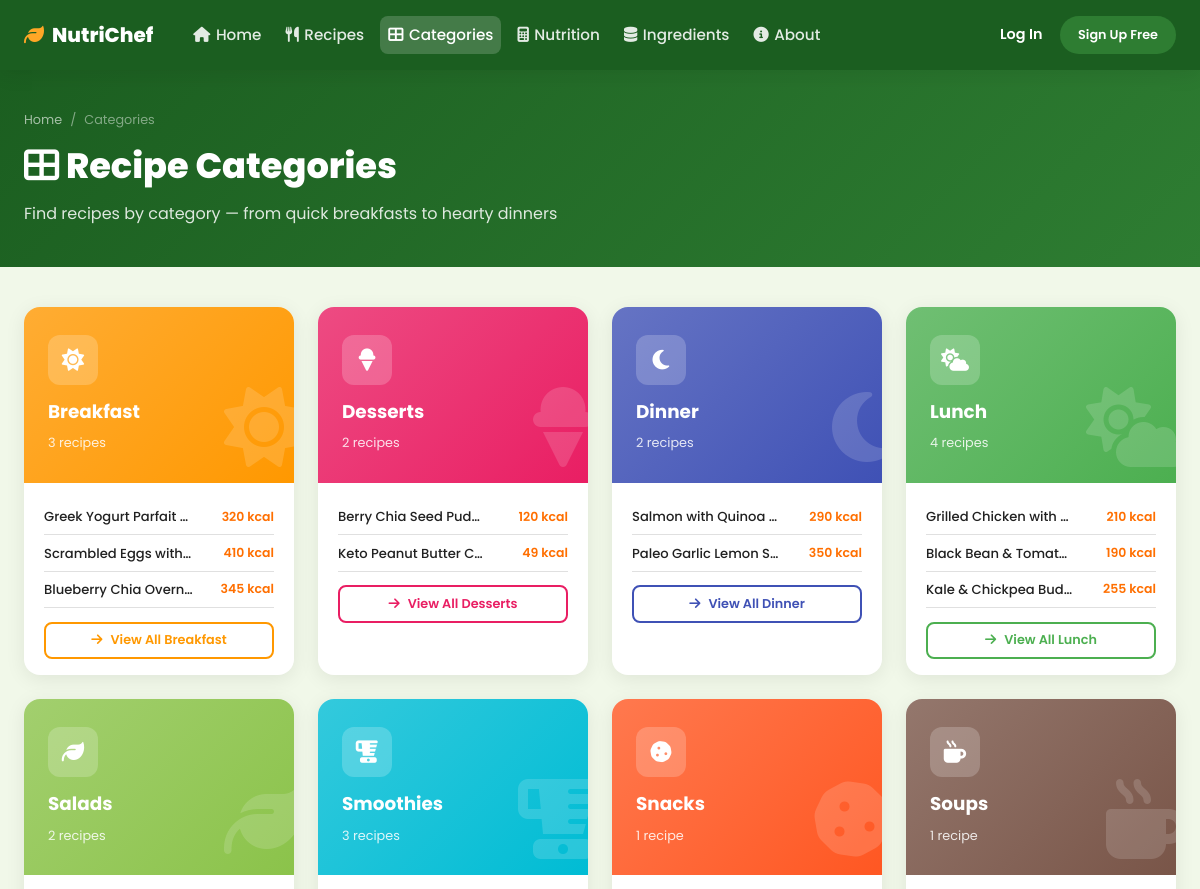
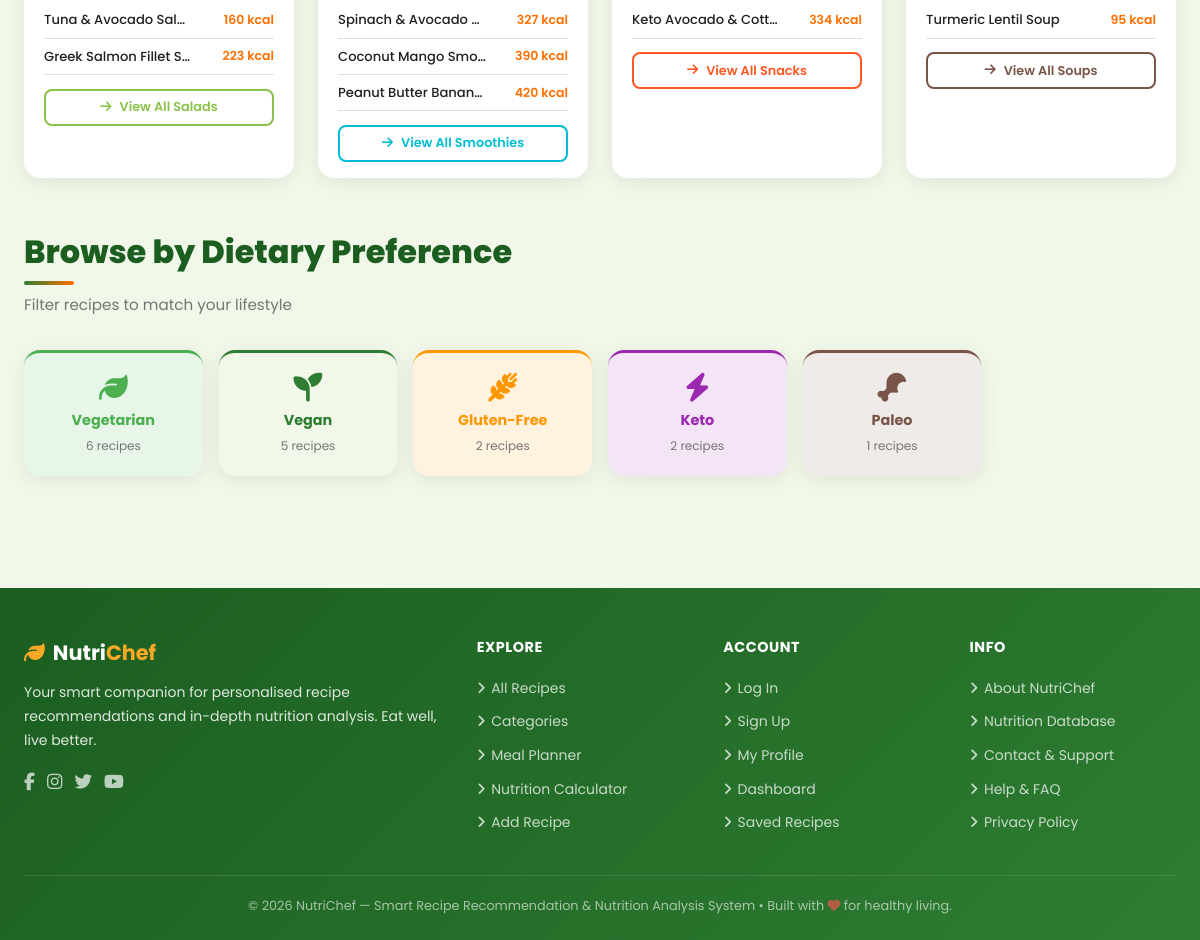
Page /pages/categories.php on the committed database (2 pictures, top to bottom).
### tables this page shows
CREATE TABLE `categories` (
  `category_id` int(11) NOT NULL,
  `category_name` varchar(50) NOT NULL,
  `icon` varchar(50) DEFAULT 'fa-utensils',
  `color_hex` varchar(7) DEFAULT '#4CAF50'
);

CREATE TABLE `recipes` (
  `recipe_id` int(11) NOT NULL,
  `title` varchar(150) NOT NULL,
  `description` text DEFAULT NULL,
  `category_id` int(11) DEFAULT NULL,
  `user_id` int(11) DEFAULT NULL,
  `prep_time_min` int(11) DEFAULT 0,
  `cook_time_min` int(11) DEFAULT 0,
  `servings` int(11) DEFAULT 1,
  `difficulty` enum('Easy','Medium','Hard') DEFAULT 'Medium',
  `dietary_type` enum('None','Vegetarian','Vegan','Gluten-Free','Keto','Paleo') DEFAULT 'None',
  `image_url` varchar(255) DEFAULT 'default_recipe.jpg',
  `instructions` text NOT NULL,
  `is_featured` tinyint(1) DEFAULT 0,
  `total_calories` decimal(8,2) DEFAULT 0.00,
  `total_protein` decimal(8,2) DEFAULT 0.00,
  `total_carbs` decimal(8,2) DEFAULT 0.00,
  `total_fat` decimal(8,2) DEFAULT 0.00,
  `total_fiber` decimal(8,2) DEFAULT 0.00,
  `view_count` int(11) DEFAULT 0,
  `rating_avg` decimal(3,2) DEFAULT 0.00,
  `created_at` timestamp NOT NULL DEFAULT current_timestamp()
);

### includes/functions.php (called while the page is built, shortened)
<?php
function getCategories(): array {
    $pdo = getDB();
    $stmt = $pdo->query("SELECT *, (SELECT COUNT(*) FROM recipes WHERE category_id = categories.category_id) AS recipe_count FROM categories ORDER BY category_name");
    return $stmt->fetchAll();
}

### pages/categories.php (the view, shortened to what this page needs)
<?php
require_once __DIR__ . '/../includes/functions.php';
$categories = getCategories();
include __DIR__ . '/../includes/header.php';
?>
<div class="page-header">
  <div class="container">
    <nav class="breadcrumb"><a href="<?= SITE_URL ?>">Home</a><span>/</span><span>Categories</span></nav>
    <h1><i class="fas fa-th-large"></i> Recipe Categories</h1>
    <p>Find recipes by category — from quick breakfasts to hearty dinners</p>
  </div>
</div>
<div class="container" style="padding-bottom:3rem">
  <div style="display:grid;grid-template-columns:repeat(auto-fill,minmax(240px,1fr));gap:1.5rem">
    <?php foreach ($categories as $cat):
      $stmt = $pdo->prepare("SELECT recipe_id, title, total_calories, servings FROM recipes WHERE category_id=? LIMIT 3");
      $stmt->execute([$cat['category_id']]);
      $previewRecipes = $stmt->fetchAll();
    ?>
      <div class="card" style="overflow:hidden;transition:transform var(--transition),box-shadow var(--transition)">
        <div style="background:linear-gradient(135deg,<?= htmlspecialchars($cat['color_hex']) ?>cc,<?= htmlspecialchars($cat['color_hex']) ?>);
                    padding:1.75rem 1.5rem;color:#fff;position:relative;overflow:hidden">
          <div style="position:absolute;right:-10px;bottom:-10px;font-size:5rem;opacity:.15">
            <i class="fas <?= htmlspecialchars($cat['icon']) ?>"></i>
          </div>
          <div style="position:relative;z-index:1">
            <div style="width:50px;height:50px;background:rgba(255,255,255,.2);border-radius:12px;
                        display:flex;align-items:center;justify-content:center;font-size:1.4rem;margin-bottom:.75rem">
              <i class="fas <?= htmlspecialchars($cat['icon']) ?>"></i>
            </div>
            <h3 style="font-size:1.15rem;font-weight:700;margin-bottom:.2rem"><?= htmlspecialchars($cat['category_name']) ?></h3>
            <span style="font-size:.8rem;opacity:.85"><?= (int)$cat['recipe_count'] ?> recipe<?= $cat['recipe_count']!=1?'s':'' ?></span>
          </div>
        </div>
        <div style="padding:1rem 1.25rem">
          <?php if (empty($previewRecipes)): ?>
            <p class="text-muted" style="font-size:.82rem;text-align:center;padding:.5rem 0">No recipes yet in this category.</p>
          <?php else: ?>
            <?php foreach ($previewRecipes as $r): ?>
              <a href="recipe_detail.php?id=<?= $r['recipe_id'] ?>"
                 style="display:flex;justify-content:space-between;align-items:center;padding:.45rem 0;
                        border-bottom:1px solid var(--border);text-decoration:none;color:var(--text);
                        font-size:.82rem;transition:color var(--transition)">
                <span style="font-weight:500;overflow:hidden;text-overflow:ellipsis;white-space:nowrap;max-width:65%"><?= htmlspecialchars($r['title']) ?></span>
                <span style="color:var(--secondary);font-weight:600;font-size:.78rem;flex-shrink:0"><?= round((float)$r['total_calories'] / max(1,(int)$r['servings'])) ?> kcal</span>
              </a>
            <?php endforeach; ?>
          <?php endif; ?>
          <div style="margin-top:.85rem">
            <a href="recipes.php?category=<?= $cat['category_id'] ?>" class="btn cat-card-btn btn-sm btn-block"
               style="--cat-color: <?= htmlspecialchars($cat['color_hex']) ?>;">
              <i class="fas fa-arrow-right"></i> View All <?= htmlspecialchars($cat['category_name']) ?>
            </a>
          </div>
        </div>
      </div>
    <?php endforeach; ?>
  </div>
  <div style="margin-top:3rem">
    <div class="section-heading"><h2>Browse by Dietary Preference</h2><p>Filter recipes to match your lifestyle</p></div>
    <div style="display:grid;grid-template-columns:repeat(auto-fill,minmax(160px,1fr));gap:1rem">
      <?php
        $diets = [
          ['label'=>'Vegetarian','icon'=>'fa-leaf','color'=>'#4CAF50','bg'=>'#E8F5E9'],
          ['label'=>'Vegan','icon'=>'fa-seedling','color'=>'#2E7D32','bg'=>'#F1F8E9'],
          ['label'=>'Gluten-Free','icon'=>'fa-wheat-alt','color'=>'#FF9800','bg'=>'#FFF3E0'],
          ['label'=>'Keto','icon'=>'fa-bolt','color'=>'#9C27B0','bg'=>'#F3E5F5'],
          ['label'=>'Paleo','icon'=>'fa-drumstick-bite','color'=>'#795548','bg'=>'#EFEBE9'],
        ];
        foreach ($diets as $d):
          $cnt = $pdo->prepare("SELECT COUNT(*) FROM recipes WHERE dietary_type=?");
          $cnt->execute([$d['label']]);
          $count = $cnt->fetchColumn();
      ?>
        <a href="recipes.php?diet=<?= urlencode($d['label']) ?>" class="card"
           style="padding:1.25rem;text-align:center;background:<?= $d['bg'] ?>;border-top:3px solid <?= $d['color'] ?>;text-decoration:none">
          <i class="fas <?= $d['icon'] ?>" style="font-size:1.8rem;color:<?= $d['color'] ?>;margin-bottom:.5rem;display:block"></i>
          <div style="font-weight:700;color:<?= $d['color'] ?>;font-size:.9rem"><?= $d['label'] ?></div>
          <div style="font-size:.75rem;color:var(--text-muted);margin-top:.25rem"><?= $count ?> recipes</div>
        </a>
      <?php endforeach; ?>
    </div>
  </div>
</div>
<?php include __DIR__ . '/../includes/footer.php'; ?>

### css/style.css (style rules this page uses)
:root { --primary: #2E7D32; --primary-light: #4CAF50; --primary-dark: #1B5E20; --secondary: #FF6F00; --secondary-light:#FFA726; --accent: #00838F; --danger: #C62828; --warning: #F9A825; --bg: #F1F8E9; --bg-card: #FFFFFF; --text: #212121; --text-muted: #757575; --border: #E0E0E0; --shadow: 0 4px 20px rgba(0,0,0,.08); --shadow-hover: 0 8px 32px rgba(0,0,0,.16); --radius: 16px; --radius-sm: 8px; --transition: 0.28s cubic-bezier(.4,0,.2,1); --font: 'Poppins', sans-serif; }
*, *::before, *::after { box-sizing: border-box; margin: 0; padding: 0; }
html { scroll-behavior: smooth; font-size: 16px; }
body { font-family: var(--font); background: var(--bg); color: var(--text); line-height: 1.6; min-height: 100vh; }
a { color: var(--primary); text-decoration: none; transition: color var(--transition); }
.container { max-width: 1200px; margin: 0 auto; padding: 0 1.5rem; }
.btn { display: inline-flex; align-items: center; gap: .5rem; padding: .65rem 1.5rem; border-radius: 50px; font-family: var(--font); font-size: .9rem; font-weight: 600; cursor: pointer; border: 2px solid transparent; transition: all var(--transition); text-decoration: none; }
.btn-sm { padding: .4rem 1rem; font-size: .8rem; }
.btn-block { width: 100%; justify-content: center; border-radius: var(--radius-sm); }
.card { background: var(--bg-card); border-radius: var(--radius); box-shadow: var(--shadow); overflow: hidden; transition: transform var(--transition), box-shadow var(--transition); }
.section-heading { margin-bottom: 2rem; }
.section-heading h2 { font-size: clamp(1.5rem, 3vw, 2rem); font-weight: 800; color: var(--primary-dark); position: relative; padding-bottom: .5rem; }
.section-heading h2::after { content: ''; position: absolute; bottom: 0; left: 0; width: 50px; height: 4px; background: linear-gradient(90deg, var(--primary), var(--secondary)); border-radius: 2px; }
.section-heading p { color: var(--text-muted); margin-top: .5rem; font-size: .95rem; }
.page-header { background: linear-gradient(135deg, var(--primary-dark), var(--primary)); color: #fff; padding: 2.5rem 0; margin-bottom: 2.5rem; }
.page-header h1 { font-size: clamp(1.5rem, 3vw, 2.2rem); font-weight: 800; }
.page-header p { opacity: .85; margin-top: .4rem; }
.breadcrumb { display: flex; gap: .5rem; align-items: center; font-size: .8rem; opacity: .75; margin-bottom: .5rem; }
.breadcrumb a { color: rgba(255,255,255,.8); }
.breadcrumb span { opacity: .6; }
.cat-card-btn { background: transparent; border: 2px solid var(--cat-color); color: var(--cat-color); transition: all 0.25s ease; }

### rows in the picture
categories: category_name "Breakfast", recipe_count "3"
recipes: title "Greek Yogurt Parfait…", total_calories+servings "320"
recipes: title "Scrambled Eggs with…", total_calories+servings "410"
recipes: title "Blueberry Chia Overn…", total_calories+servings "345"
categories: category_name "Desserts", recipe_count "2"
recipes: title "Berry Chia Seed Pud…", total_calories+servings "120"
recipes: title "Keto Peanut Butter C…", total_calories+servings "49"
categories: category_name "Dinner", recipe_count "2", shows "s"
recipes: title "Salmon with Quinoa…", total_calories+servings "290"
recipes: title "Paleo Garlic Lemon S…", total_calories+servings "350"
categories: category_name "Lunch", recipe_count "4", shows "s"
recipes: title "Grilled Chicken with…", total_calories+servings "210"
recipes: title "Black Bean & Tomato…", total_calories+servings "190"
recipes: title "Kale & Chickpea Bud…", total_calories+servings "255"
categories: category_name "Salads", recipe_count "2"
recipes: title "Tuna & Avocado Salad", total_calories+servings "160"
recipes: title "Greek Salmon Fillet S…", total_calories+servings "223"
categories: category_name "Smoothies", recipe_count "3"
recipes: title "Spinach & Avocado S…", total_calories+servings "327"
recipes: title "Coconut Mango Smo…", total_calories+servings "390"
recipes: title "Peanut Butter Banan…", total_calories+servings "420"
categories: category_name "Snacks", recipe_count "1"
recipes: title "Keto Avocado & Cott…", total_calories+servings "334"
categories: category_name "Soups", recipe_count "1"
recipes: title "Turmeric Lentil Soup", total_calories+servings "95"

### other values in the picture
$d['label'] "Vegetarian"
$count "6"
$d['label'] "Vegan"
$count "5"
$d['label'] "Gluten-Free"
$count "2"
$d['label'] "Keto"
$d['label'] "Paleo"
$count "1"
